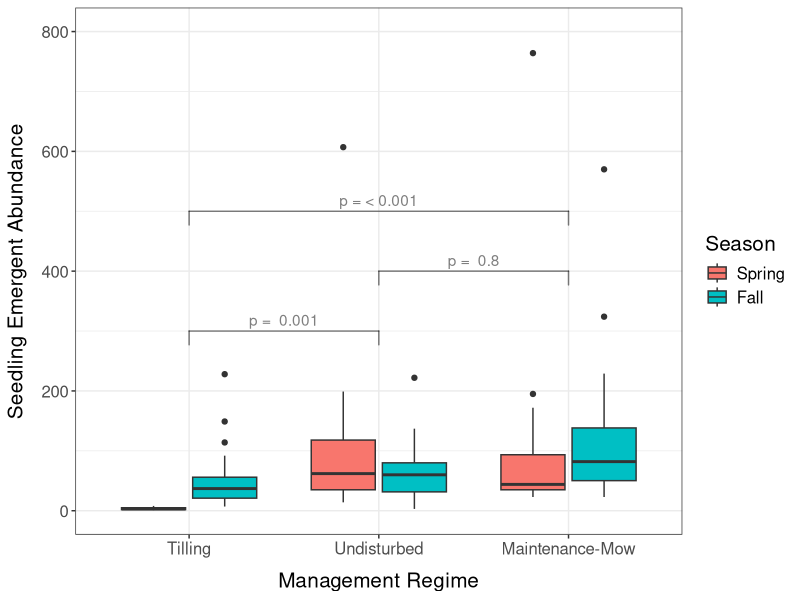
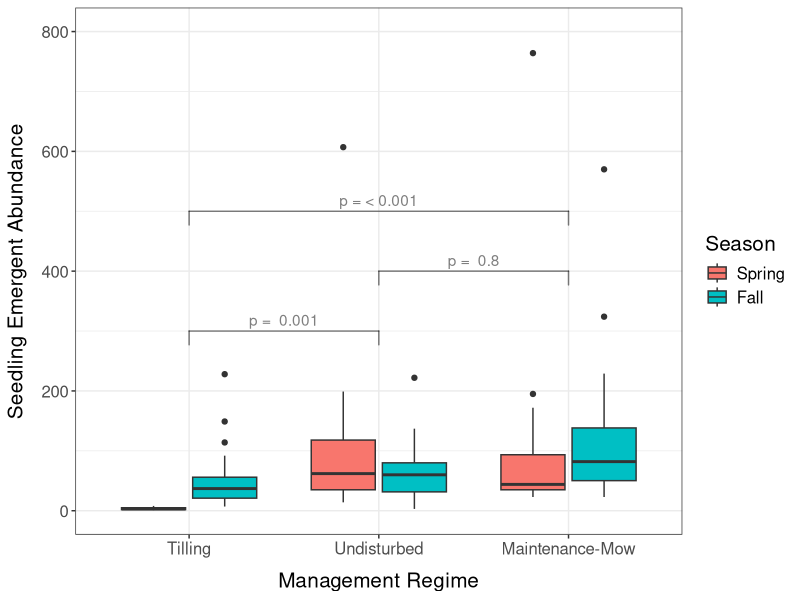

The R script that drew these images, in order:
################################################################################
# Accompanying code for the following research project: 
#   Seedbanks in the Meadoway (Scarborough, Canada)
#
#
# Corresponding authors for this script:  
#   Garland Xie      (1)
#
# Affiliations: 
#   (1) Department of Biological Sciences, 
#       University of Toronto Scarborough,
#       1265 Military Trail, Toronto, ON, M1C 1A4, Canada
#       email: garland.xie@mail.utoronto.ca, 
#
#
# Purpose of this R script: to conduct regression models to determine 
# relationship between seed bank community metrics, management regimes, and
# seasonal variation
#
# IMPORTANT: Please refresh your R session before you run this script
# Why? See https://rstats.wtf/save-source.html


# libraries ----
library(here)   
library(dplyr)
library(ggplot2)
library(MASS)
library(lme4)
library(emmeans)
library(tidyr)
library(ggsignif)

# import ----

spr_sb <- read.csv(
  here("data", "analysis_data", "spring_seedbank.csv"),
  row.names = 1
)

fall_sb <- read.csv(
  here("data", "analysis_data", "fall_seedbank.csv"),
  row.names = 1
)

sb_taxon <- read.csv(
  here("data", "input_data", 
       "seed_bank_taxonomy.csv")
)

# check packaging ----
glimpse(spr_sb)
glimpse(fall_sb)

# clean data ----

sb <- rbind(fall_sb, spr_sb)

# get community-level abundance and species richness
sb_comm <- sb %>%
  group_by(season, site_name, site_code, treatment, plot) %>%
  summarize(
    abund = sum(total_abund, na.rm = TRUE),
    species_richness = dplyr::n_distinct(spp_code)
  ) %>%
  ungroup() %>%
  mutate(
    season = factor(season, levels = c("Spring", "Fall")), 
    treatment = factor(treatment, levels = c("RES", "MOW", "TIL"))
  )

# add zeros to plots with no seed bank info (representing zero germination)
sb_comm_tidy <- sb_comm %>%
  
  # Spring, T2_1, plot 13
  tibble::add_row(
    season = "Spring", 
    site_name = "VICP", 
    site_code = "T2_1",
    treatment = "TIL",
    plot = 13, 
    abund = 0,
    species_richness = 0, 
  ) %>%
  
  # Spring, T2_1, plot 15
  tibble::add_row(
    season = "Spring", 
    site_name = "VICP", 
    site_code = "T2_1",
    treatment = "TIL",
    plot = 15, 
    abund = 0,
    species_richness = 0, 
  ) %>%
  
  # Spring, T2_3, plot 21
  tibble::add_row(
    season = "Spring", 
    site_name = "KENN", 
    site_code = "T2_3",
    treatment = "TIL",
    plot = 21, 
    abund = 0,
    species_richness = 0, 
  ) %>%
  
  # Spring, T2_3, plot 25
  tibble::add_row(
    season = "Spring", 
    site_name = "KENN", 
    site_code = "T2_3",
    treatment = "TIL",
    plot = 25, 
    abund = 0,
    species_richness = 0, 
  ) 

# regression model ----

# accounting for overdispersion
glmer_abund_nb <- glmer.nb(
  formula = abund ~ treatment + season + (1|site_code), 
  data = sb_comm
)

# pairwise comparisons ----

# calculate estimated marginal means
abund_emm_trt <- emmeans(
  glmer_abund_nb, 
  "treatment", 
  lmer.df = "satterthwaite"
)

# get summary of comparisons, coefficients, and p-values
pairs_abund_trt <- as.data.frame(pairs(abund_emm_trt))

# obtain p-value for comparison between 
# undisturbed and tilling
pairs_til_res <- pairs_abund_trt %>%
  filter(contrast == "RES - TIL") %>%
  pull(p.value) %>%
  signif(digits = 1)

# obtain p-value for comparison between 
# maintenance-mowing and undisturbed
pairs_mow_res <- pairs_abund_trt %>%
  filter(contrast == "RES - MOW") %>%
  pull(p.value) %>%
  signif(digits = 1)

# obtain p-value for comparison between
# maintenance-mowing and tilling
pairs_mow_til <- pairs_abund_trt %>%
  filter(contrast == "MOW - TIL") %>%
  
  # use p < 0.001 if the p-value is really small 
  mutate(p.value = case_when(
    p.value < 0.001 ~ 0.001)
    ) %>%
  pull(p.value) 

# check for sample size ----
sb_comm %>%
  group_by(season, treatment) %>%
  summarize(
    sample_size = n()
  ) %>%
  ungroup()

# plot ----

# adjust x-axis labels (i.e., management regimes)
# for readability
sb_data_viz <- sb_comm %>%
  
  mutate(
    treatment = as.character(treatment), 
    treatment = case_when(
      treatment == "MOW" ~ "Maintenance-Mow", 
      treatment == "RES" ~ "Undisturbed",
      treatment == "TIL" ~ "Tilling"
    ), 
    treatment = factor(
      treatment, levels = c("Tilling", "Undisturbed", "Maintenance-Mow")) 
  ) 

(sb_abund_plot <- sb_data_viz %>%
  ggplot(aes(x = treatment, y = abund, fill = season)) +
  geom_boxplot() + 

  # pairwise significance between tilling and undisturbed
  geom_signif(
    y_position = 300, 
    xmin = 1, 
    xmax = 2, 
    annotation = paste("p = ", as.character(pairs_til_res)),
    alpha = 0.5
  ) + 
    
  # pairwise significance between mowing and undisturbed  
  geom_signif(
    y_position = 400, 
    xmin = 2, 
    xmax = 3, 
    annotation = paste("p = ", as.character(pairs_mow_res)), 
    alpha = 0.5
    ) +   
    
  # pairwise significance between mowing and tilling  
  geom_signif(
    y_position = 500, 
    xmin = 1, 
    xmax = 3, 
    annotation =  paste("p = <", as.character(pairs_mow_til)),
    alpha = 0.5
    ) + 
    
  ylim(0, 800) + 
    
  labs(
    x = "Management Regime", 
    y = "Seedling Emergent Abundance"
    ) + 
    
  scale_fill_discrete(name = "Season") + 
    
  theme_bw() + 
  theme(
    axis.title.x = element_text(
      margin = margin(t = 10, r = 0, b = 0, l = 0)
    ),
    axis.title.y = element_text(
      margin = margin(t = 0, r = 10, b = 0, l = 0)
      ),
    text = element_text(size = 15)
    )
  )

# save to disk ---

ggsave(
  filename = here("output", "results", "figure-1.svg"), 
  device = "svg", 
  units = "in",
  height = 5, 
  width = 7
)
